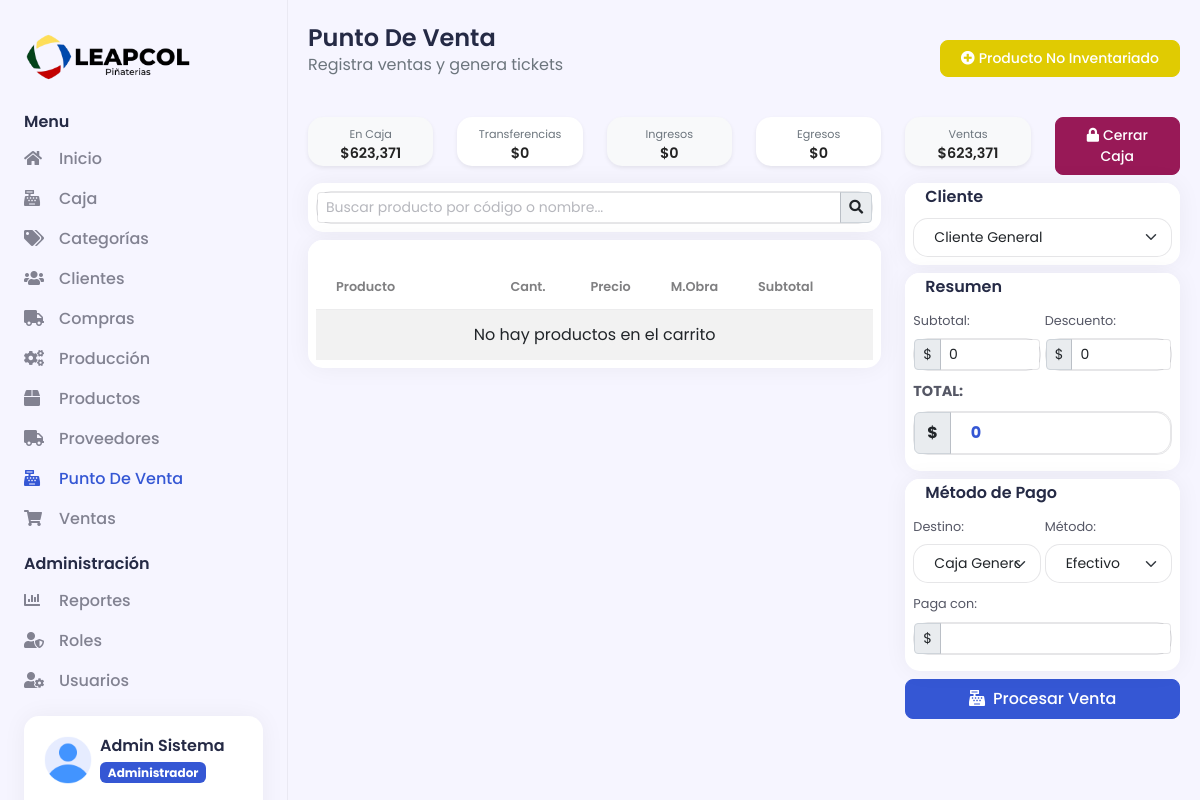
/pos (signed in), run on an earlier commit of the app's database.
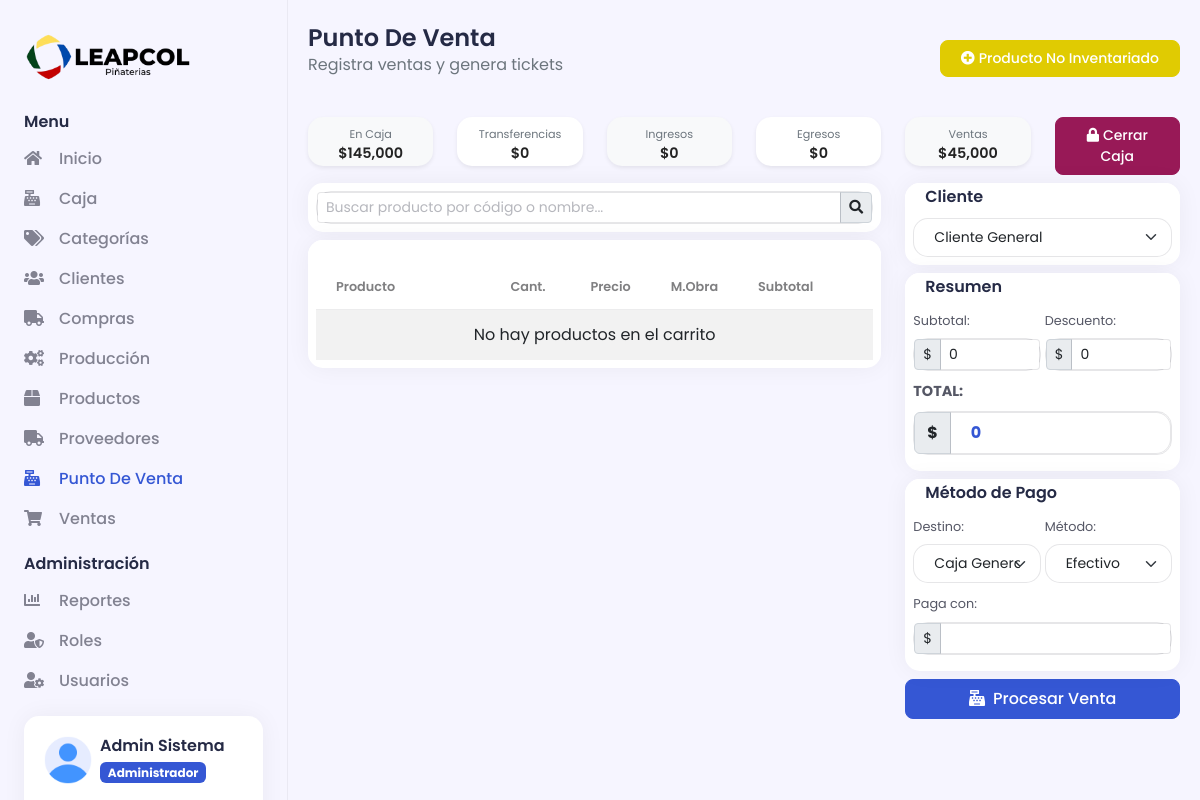
And on a later commit of the database.
### tables this page shows
CREATE TABLE `modulos` (
  `id` int(11) NOT NULL,
  `nombre` varchar(50) NOT NULL,
  `descripcion` varchar(100) DEFAULT NULL,
  `icono` varchar(50) DEFAULT NULL,
  `url` varchar(100) NOT NULL,
  `estado` tinyint(1) NOT NULL DEFAULT 1
);

CREATE TABLE `cajas` (
  `id` int(11) NOT NULL,
  `usuario_id` int(11) NOT NULL,
  `fecha_apertura` datetime NOT NULL DEFAULT current_timestamp(),
  `fecha_cierre` datetime DEFAULT NULL,
  `monto_inicial` decimal(10,2) NOT NULL DEFAULT 0.00,
  `monto_final` decimal(10,2) DEFAULT NULL,
  `total_ventas` decimal(10,2) DEFAULT 0.00,
  `total_efectivo` decimal(10,2) DEFAULT 0.00,
  `total_tarjeta` decimal(10,2) DEFAULT 0.00,
  `total_transferencia` decimal(10,2) DEFAULT 0.00,
  `estado` tinyint(1) NOT NULL DEFAULT 1 COMMENT '1=Abierta, 0=Cerrada',
  `observaciones` text DEFAULT NULL
);

### Helpers/Helpers.php (called while the page is built, shortened)
<?php
function headerAdmin($data = "")
{
    $view_header = "Views/Template/header.php";
    require_once($view_header);
}
function hasPermission($moduloUrl)
{
    if ($_SESSION['userData']['idrol'] == 1) {
        return true;
    }
    require_once "Libraries/Core/Mysql.php";
    $mysql = new Mysql();
    $sql = "SELECT p.id FROM permisos p
            INNER JOIN modulos m ON p.modulo_id = m.id
            WHERE p.rol_id = ? AND m.url = ?";
    $result = $mysql->select($sql, [$_SESSION['userData']['idrol'], $moduloUrl]);
    return !empty($result);
}
function getUserModules()
{
    require_once "Libraries/Core/Mysql.php";
    $mysql = new Mysql();
    if ($_SESSION['userData']['idrol'] == 1) {
        $sql = "SELECT * FROM modulos WHERE estado = 1 ORDER BY nombre ASC";
        return $mysql->select_all($sql);
    }
    $sql = "SELECT m.* FROM modulos m
            INNER JOIN permisos p ON m.id = p.modulo_id
            WHERE p.rol_id = ? AND m.estado = 1
            ORDER BY m.nombre ASC";
    return $mysql->select_all($sql, [$_SESSION['userData']['idrol']]);
}

### Libraries/Core/Views.php (called while the page is built)
<?php
class Views
{
    public function getView($controller, $view, $data = "")
    {
        $controller = get_class($controller);
        if ($controller == "Home") {
            $view = "Views/" . $view . ".php";
        } else {
            $view = "Views/" . $controller . "/" . $view . ".php";
        }
        require_once $view;
    }
}

### Controllers/Pos.php (called while the page is built, shortened)
<?php
class Pos extends AuthController
{
    public function __construct()
    {
        $this->cajaModel = new CajaModel();
    }
    public function index()
    {
        $data['page_tag'] = "Punto de Venta - " . NOMBRE_EMPRESA;
        $data['page_title'] = "Punto de Venta";
        $data['page_name'] = "pos";
        $data['cajaAbierta'] = $this->cajaModel->getCajaAbierta($_SESSION['userData']['idusuario']);
        $this->views->getView($this, "pos", $data);
    }
}

### index.php (called while the page is built, shortened)
<?php
    require_once "Helpers/Helpers.php";
    $app = new Load();

### Libraries/Core/Conexion.php (called while the page is built)
<?php
class Conexion
{
    private $conect;
    public function __construct()
    {
        $connectionString = "mysql:host=" . DB_HOST . ";dbname=" . DB_NAME . ";charset=" . DB_CHARSET;
        try {
            $this->conect = new PDO($connectionString, DB_USER, DB_PASSWORD);
            $this->conect->setAttribute(PDO::ATTR_ERRMODE, PDO::ERRMODE_EXCEPTION);
        } catch (PDOException $e) {
            error_log("Error de conexión a la base de datos: " . $e->getMessage());
            throw new Exception("Error de conexión a la base de datos. Por favor, contacte al administrador.");
        }
    }
    public function conect()
    {
        return $this->conect;
    }
}

### Libraries/Core/Mysql.php (called while the page is built, shortened)
<?php
class Mysql extends Conexion
{
    private $conexion;
    public function __construct()
    {
        $this->conexion = new Conexion();
        $this->conexion = $this->conexion->conect();
    }
    public function select(string $query, array $arrValues = [])
    {
        try {
            $this->strquery = $query;
            $this->arrValues = $arrValues;
            $result = $this->conexion->prepare($this->strquery);
            $result->execute($this->arrValues);
            $data = $result->fetch(PDO::FETCH_ASSOC);
            return $data;
        } catch (PDOException $e) {
            error_log("Error en select: " . $e->getMessage());
            return null;
        }
    }
    public function select_all(string $query, array $arrValues = [])
    {
        try {
            $this->strquery = $query;
            $this->arrValues = $arrValues;
            $result = $this->conexion->prepare($this->strquery);
            $result->execute($this->arrValues);
            $data = $result->fetchall(PDO::FETCH_ASSOC);
            return $data;
        } catch (PDOException $e) {
            error_log("Error en select_all: " . $e->getMessage());
            return [];
        }
    }
}

### Models/CajaModel.php (called while the page is built, shortened)
<?php
class CajaModel extends Mysql
{
    public function getCajaAbierta($usuarioId)
    {
        $sql = "SELECT c.*,
                       (c.monto_inicial + COALESCE(c.total_ventas, 0) +
                        (SELECT COALESCE(SUM(monto), 0) FROM movimientos_caja WHERE caja_id = c.id AND tipo = 'ingreso') -
                        (SELECT COALESCE(SUM(monto), 0) FROM movimientos_caja WHERE caja_id = c.id AND tipo = 'egreso')) as total_actual
                FROM cajas c
                WHERE c.usuario_id = ? AND c.estado = 1
                ORDER BY c.id DESC LIMIT 1";
        return $this->select($sql, [intval($usuarioId)]);
    }
}

### Views/Pos/pos.php (the view, shortened to what the rows shown need)
<?php headerAdmin($data); ?>
<div class="d2c_main px-0 px-md-2 py-4">
    <div class="container-fluid">
        <div class="row mb-2">
            <?php if($data['cajaAbierta']): ?>
            <div class="col-md-2">
                <div class="card bg-light border-0 shadow-sm">
                    <div class="card-body p-1 text-center">
                        <small class="text-muted" style="font-size: 0.7rem;">En Caja</small>
                        <h6 class="mb-0 text-dark" style="font-size: 0.9rem;" id="montoCajaHeader">$<?= number_format($data['cajaAbierta']['total_actual'] ?? 0, 0) ?></h6>
                    </div>
                </div>
            </div>
            <div class="col-md-2">
                <div class="card bg-white border-1 shadow-sm">
                    <div class="card-body p-1 text-center">
                        <small class="text-muted" style="font-size: 0.7rem;">Transferencias</small>
                        <h6 class="mb-0 text-dark" style="font-size: 0.9rem;" id="montoTransferenciasHeader">$0</h6>
                    </div>
                </div>
            </div>
            <div class="col-md-2">
                <div class="card bg-light border-0 shadow-sm">
                    <div class="card-body p-1 text-center">
                        <small class="text-muted" style="font-size: 0.7rem;">Ingresos</small>
                        <h6 class="mb-0 text-dark" style="font-size: 0.9rem;" id="montoIngresosHeader">$0</h6>
                    </div>
                </div>
            </div>
            <div class="col-md-2">
                <div class="card bg-white border-1 shadow-sm">
                    <div class="card-body p-1 text-center">
                        <small class="text-muted" style="font-size: 0.7rem;">Egresos</small>
                        <h6 class="mb-0 text-dark" style="font-size: 0.9rem;" id="montoEgresosHeader">$0</h6>
                    </div>
                </div>
            </div>
            <div class="col-md-2">
                <div class="card bg-light border-0 shadow-sm">
                    <div class="card-body p-1 text-center">
                        <small class="text-muted" style="font-size: 0.7rem;">Ventas</small>
                        <h6 class="mb-0 text-dark" style="font-size: 0.9rem;" id="montoVentasHeader">$<?= number_format($data['cajaAbierta']['total_ventas'] ?? 0, 0) ?></h6>
                    </div>
                </div>
            </div>
            <div class="col-md-2">
                <button class="btn btn-danger btn-sm w-100" id="btnCerrarCajaHeader">
                    <i class="fas fa-lock me-1"></i>Cerrar Caja
                </button>
            </div>
            <?php endif; ?>
        </div>
        <div class="row">
            <div class="col-lg-8">
                <div class="card">
                    <div class="card-body p-2">
                        <div class="table-responsive" style="max-height: 350px; overflow-y: auto;">
                            <table class="table table-hover table-striped table-sm" id="tablaCarrito">
                                <thead>
                                    <tr style="font-size: 0.8rem;">
                                        <th>Producto</th>
                                        <th width="80">Cant.</th>
                                        <th width="80">Precio</th>
                                        <th width="80">M.Obra</th>
                                        <th width="90">Subtotal</th>
                                        <th width="40"></th>
                                    </tr>
                                </thead>
                            </table>
                        </div>
                    </div>
                </div>
            </div>
        </div>
    </div>
</div>

### Views/Template/navbar.php (shortened to what the rows shown need)
<div class="d2c_sidebar offcanvas-lg offcanvas-start p-4" tabindex="-1" id="d2c_sidebar">
    <div class="d-flex flex-column">
        <ul class="navbar-nav flex-grow-1">
            <li class="nav-item">
                <ul class="sub-menu">
                    <?php
                    $userModules = getUserModules();
                    $mainModules = ['categorias', 'productos', 'produccion', 'clientes', 'proveedores', 'compras', 'pos', 'ventas', 'caja'];
                    foreach($userModules as $module):
                        if(in_array($module['url'], $mainModules)):
                    ?>
                    <li class="nav-item <?= (isset($data['page_name']) && $data['page_name'] == $module['url']) ? 'active' : '' ?>">
                        <a class="sub-menu-link" href="<?= BASE_URL ?><?= $module['url'] ?>">
                            <span class="d2c_icon">
                                <i class="<?= $module['icono'] ?>"></i>
                            </span>
                            <span> <?= $module['nombre'] ?> </span>
                        </a>
                    </li>
                    <?php
                        endif;
                    endforeach;
                    ?>
                </ul>
            </li>
            <?php
            $adminModules = ['usuarios', 'roles', 'reportes'];
            $hasAdminModules = false;
            foreach($userModules as $module) {
                if(in_array($module['url'], $adminModules)) {
                    $hasAdminModules = true;
                    break;
                }
            }
            if($hasAdminModules):
            ?>
            <li class="nav-item">
                <ul class="sub-menu collapse show" id="admin">
                    <?php
                    foreach($userModules as $module):
                        if(in_array($module['url'], $adminModules)):
                    ?>
                    <li class="nav-item <?= (isset($data['page_name']) && $data['page_name'] == $module['url']) ? 'active' : '' ?>">
                        <a class="sub-menu-link" href="<?= BASE_URL ?><?= $module['url'] ?>">
                            <span class="d2c_icon">
                                <i class="<?= $module['icono'] ?>"></i>
                            </span>
                            <span> <?= $module['nombre'] ?> </span>
                        </a>
                    </li>
                    <?php
                        endif;
                    endforeach;
                    ?>
                </ul>
            </li>
            <?php endif; ?>
        </ul>
    </div>
</div>

What changed in the data, as far as the page shows it:
removed cajas: total_ventas "623,371"
added cajas: total_ventas "45,000"
Also different on the page:
$data['cajaAbierta']['total_actual']: "623,371" → "145,000"
